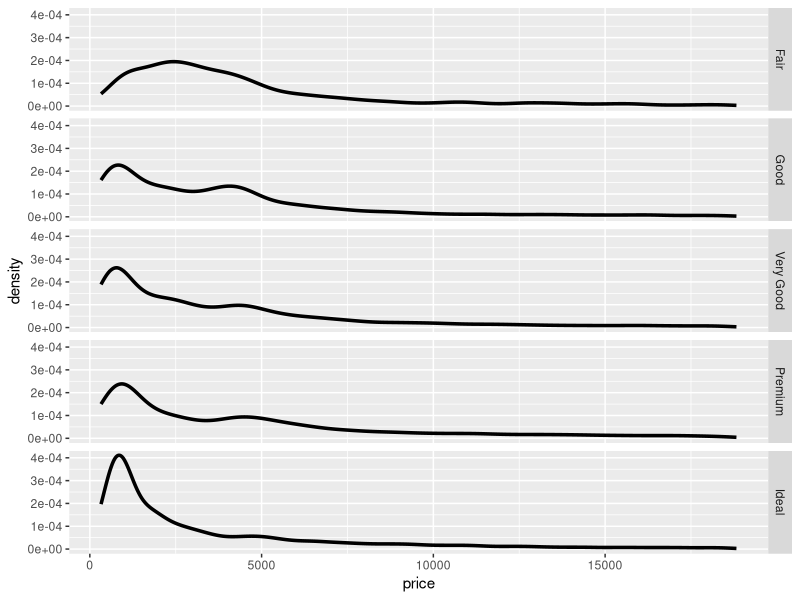
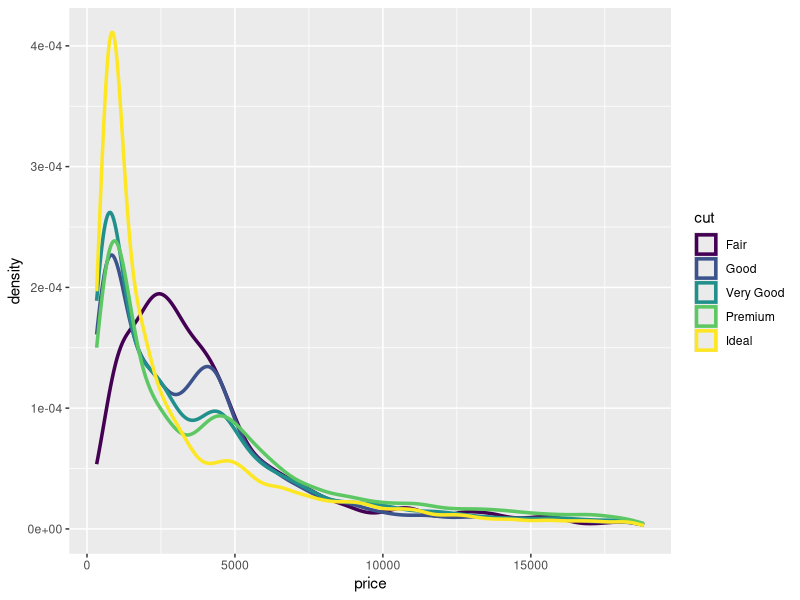
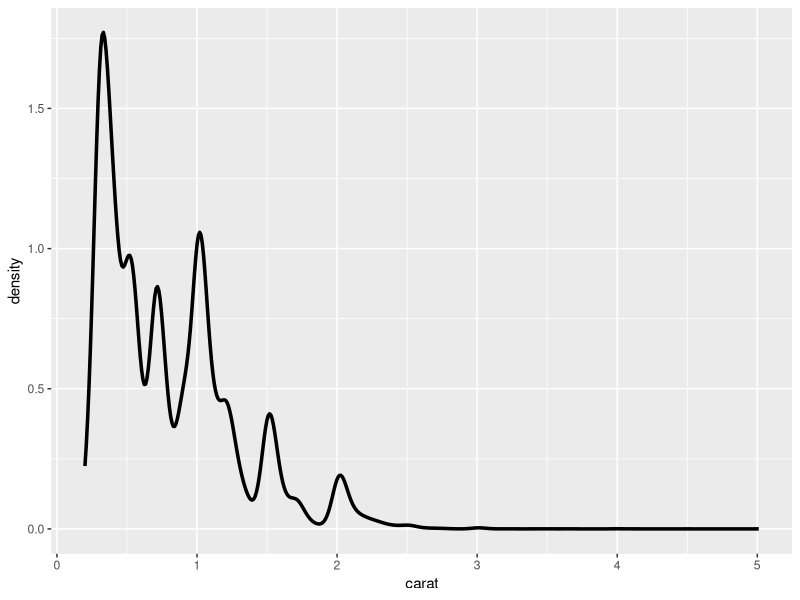
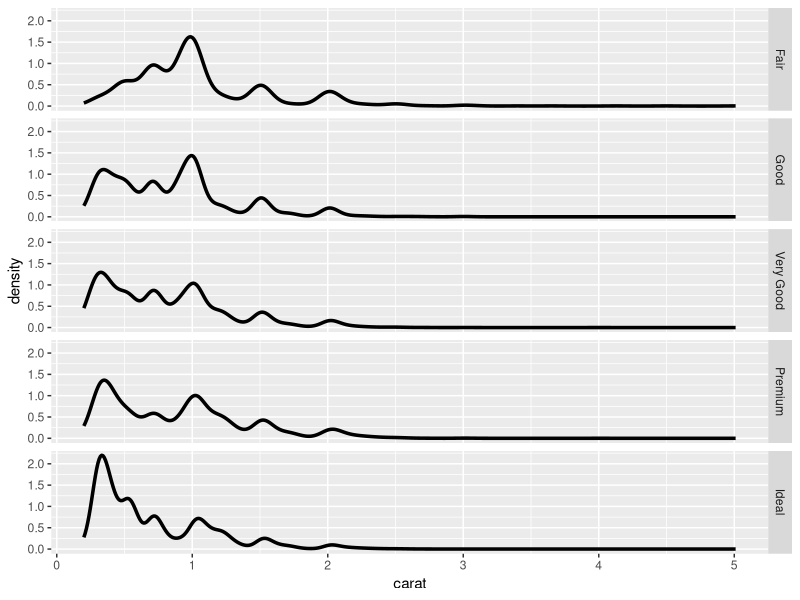
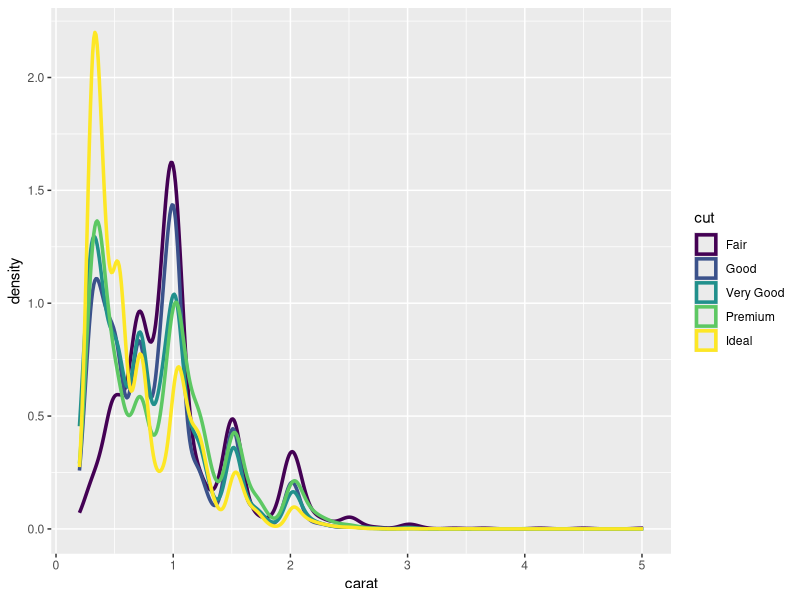
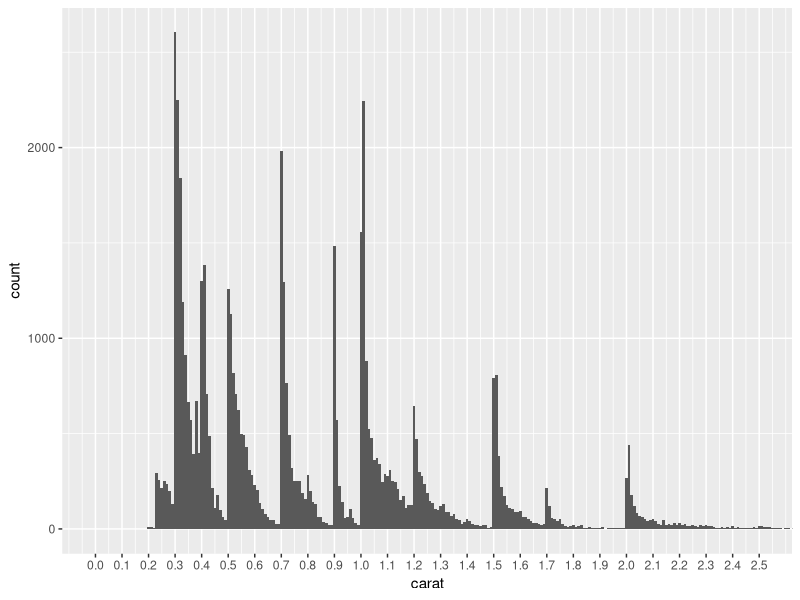

Write R code to recreate these figures, in order.
### Data Summarization and Tidying Using ggplot2's diamond Dataset ### -------------------------------------------

# By: Nicole Davila
# Date: 2020-05-06

### Import required libraries
library(ggplot2)
library(dplyr)
library(tidyr)

### What is the average carat size of a diamond?
mean(diamonds$carat)
# 0.7979397

### What is the average carat size of an Ideal cut diamond?
mean(diamonds$carat[diamonds$cut == "Ideal"])
# 0.702837

### Which cut of diamond has the largest variance in carat size?
var(diamonds$carat[diamonds$cut=="Fair"])
# Fair

### Let's compare number of diamonds by cut but only for color "D". Which cut has the greatest selection (i.e., highest count)
#   in color D?
tally(diamonds, diamonds$color == "D" & diamonds$cut == "Ideal")
# Ideal

### What is the average price in Euros of diamonds larger than 1 carat (assuming $1 = 0.85 Euro)? 
mean(diamonds$price[diamonds$carat > 1]) * 0.85
# 7140.268

### Let's construct a density curve of price and then add faceting based on cut.
ggplot(data=diamonds, aes(x=price))+
  geom_density(size=1.2)+
  facet_grid(cut~.)

### Now, let's construct a similar density curve but adding cut as a color aesthetic rather than using faceting.
ggplot(data=diamonds, aes(x=price, color=cut))+
  geom_density(size=1.2)
# Based on these vidualizations, we see that Ideal cut diamonds tend to be less expensive than Fair cut diamonds

### Let's construct a density curve of carat. 
ggplot(data=diamonds, aes(x=carat))+
  geom_density(size=1.2)

### Let's add faceting based on cut to the above density curve.
ggplot(data=diamonds, aes(x=carat))+
  geom_density(size=1.2)+
  facet_grid(cut~.)

### Similar to what we did earlier, let's construct a similar density curve replacing faceting with cut as a color aesthetic.
ggplot(data=diamonds, aes(x=carat, color=cut))+
  geom_density(size=1.2)
# Based on the plot we see that Ideal cut diamonds tend to be smaller (i.e., lower carat) than Fair cut diamonds.

### Let's construct a histogram for carat.
ggplot(data=diamonds,aes(x=carat))+ 
  geom_histogram(binwidth = 0.01)+
  coord_cartesian(xlim=c(0,2.5))+
  scale_x_continuous(breaks=seq(0,2.5,0.1))
# The spikes in the density plot represent the popularity of the diamond at a certain carat size. 
# The following represent peaks (local maxima) in the density plot: 0.3, 0.4, 0.5, 0.7, 0.9, 1, 1.5, 2

### Let's simulate some data that compares ten models on three commonly used indices, rmse, sse, and r2. 
model = paste('model',1:10,sep = '')
sse = runif(10,min = 4000,max = 10000)
rmse = sqrt(sse)
r2 = ((rmse - min(rmse))/(max(rmse)-min(rmse)))*0.9
results = data.frame(model, sse, rmse, r2)
results

### Since this data is in a wide format, it limits the types of analysis that can be run and functions that can be applied. Let's
#   select an option that will transform results into a meaningful tall format with model in column 1, metric in column 2, and
#   value in column 3. 
results %>% gather(key=metric, value=value, 2:4)

### Let's compute the average of variable x excluding the 0 values.
diamonds_new = diamonds
diamonds_new$x[diamonds_new$x==0] = NA
mean(diamonds_new$x, na.rm=T)
# 5.732007
  
       
                          